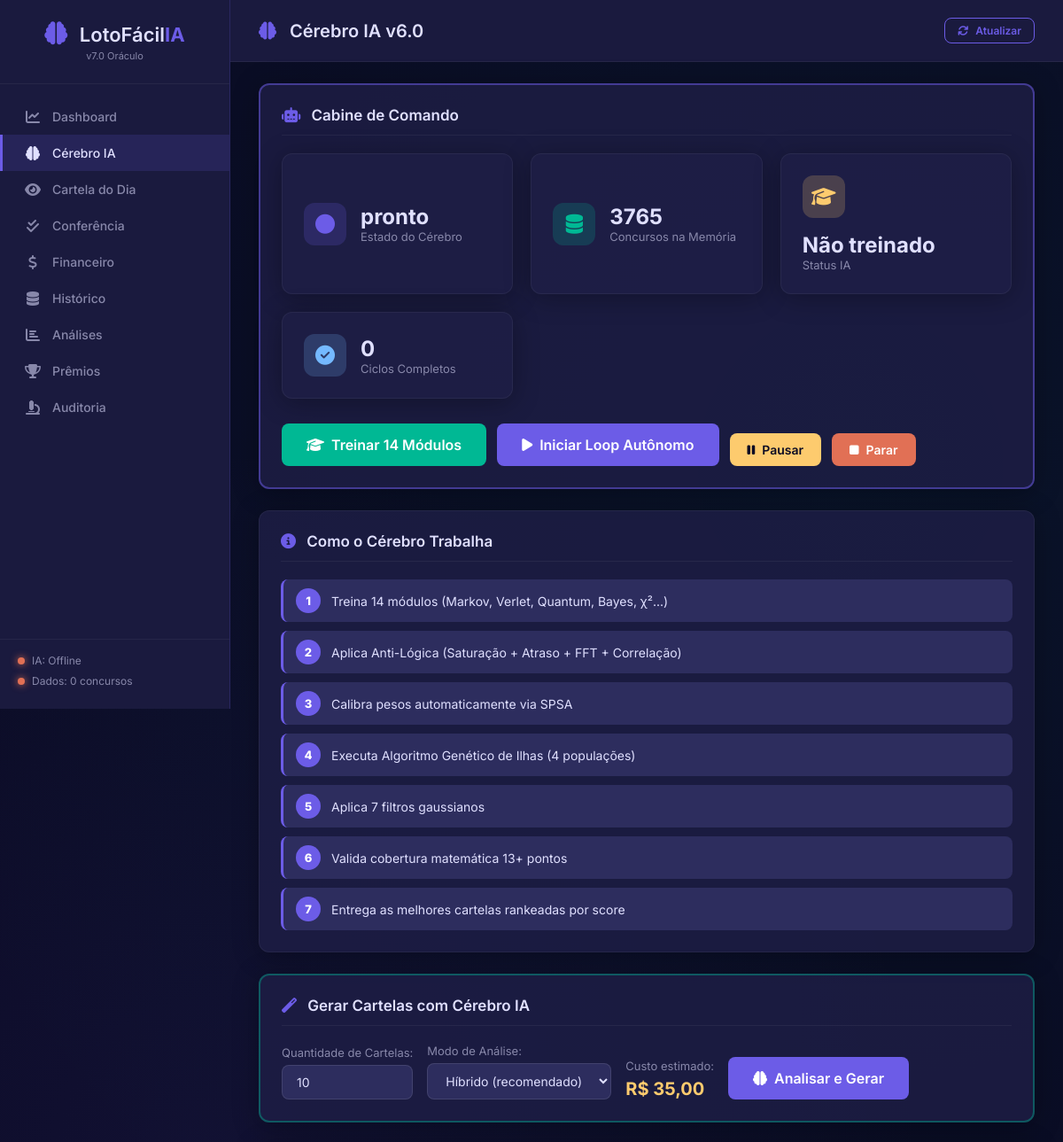
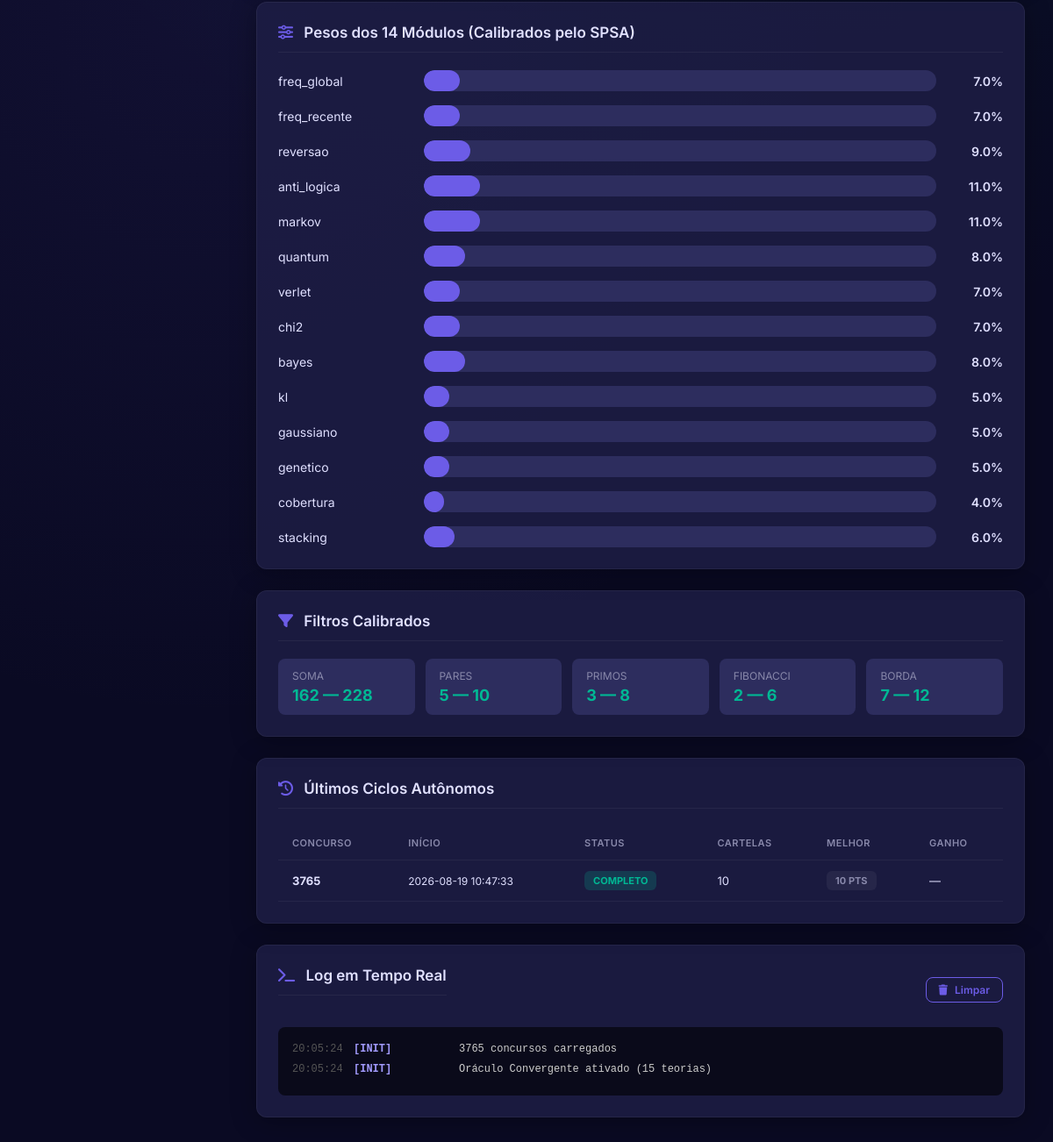
The page /cerebro on the database its author committed (2 pictures, top to bottom).
### tables this page shows
CREATE TABLE desempenho_modulos (
                id          INTEGER PRIMARY KEY AUTOINCREMENT,
                concurso    INTEGER,
                timestamp   TEXT,
                modulo      TEXT,
                correlacao  REAL,
                peso_antes  REAL,
                peso_depois REAL
            );

CREATE TABLE historico_ciclos (
                id               INTEGER PRIMARY KEY AUTOINCREMENT,
                concurso         INTEGER,
                timestamp_inicio TEXT,
                timestamp_fim    TEXT,
                status           TEXT,
                n_cartelas       INTEGER DEFAULT 0,
                melhor_acertos   INTEGER DEFAULT 0,
                media_acertos    REAL DEFAULT 0,
                total_ganho      REAL DEFAULT 0,
                pesos_antes      TEXT,
                pesos_depois     TEXT,
                log_ciclo        TEXT,
                erro_medio       REAL DEFAULT 0
            );

### app.py (the view, shortened to what this page needs)
@app.route("/cerebro", methods=["GET", "POST"])
def cerebro_page():
    cartelas = []
    msg      = ""
    metricas = {}
    status  = cerebro.get_status()
    hist    = cerebro.get_historico_ciclos(10)
    modulos = cerebro.get_desempenho_modulos()
    erros   = cerebro.get_memoria_erros()
    return render_template(
        "cerebro.html",
        status    = status,
        historico = hist,
        modulos   = modulos,
        erros     = erros,
        cartelas  = cartelas,
        msg       = msg,
        metricas  = metricas,
    )

### core/cerebro_ia.py (called while the page is built)
    def get_historico_ciclos(self, limit: int = 20) -> List[Dict]:
        try:
            conn   = self.db.get_conn()
            cursor = conn.cursor()
            cursor.execute("SELECT * FROM historico_ciclos ORDER BY id DESC LIMIT ?", (limit,))
            rows = cursor.fetchall()
            conn.close()
            return [dict(r) for r in rows]
        except Exception: return []

    def get_memoria_erros(self) -> List[Dict]:
        try:
            conn   = self.db.get_conn()
            cursor = conn.cursor()
            cursor.execute("""
                SELECT modulo, AVG(erro) as erro_medio,
                       COUNT(*) as ocorrencias, AVG(impacto) as impacto_medio
                FROM memoria_erros GROUP BY modulo ORDER BY erro_medio DESC
            """)
            rows = cursor.fetchall()
            conn.close()
            return [dict(r) for r in rows]
        except Exception: return []

    def get_desempenho_modulos(self) -> List[Dict]:
        try:
            conn   = self.db.get_conn()
            cursor = conn.cursor()
            cursor.execute("""
                SELECT modulo, AVG(correlacao) as corr_media,
                       AVG(peso_depois) as peso_atual, COUNT(*) as n_ciclos
                FROM desempenho_modulos GROUP BY modulo ORDER BY corr_media DESC
            """)
            rows = cursor.fetchall()
            conn.close()
            return [dict(r) for r in rows]
        except Exception: return []

### database/db_manager.py (called while the page is built)
    def get_conn(self):
        conn = sqlite3.connect(self.db_path)
        conn.row_factory = sqlite3.Row
        return conn

### templates/cerebro.html (shortened to what this page needs)
{% extends "base.html" %}
{% block page_title %}
    <i class="fas fa-brain"></i> Cérebro IA v6.0
{% endblock %}
{% block content %}
<div class="section" style="border:2px solid rgba(108,92,231,0.5);">
    <h2><i class="fas fa-robot"></i> Cabine de Comando</h2>
    <div class="cards-grid">
        <div class="card card-primary">
            <div class="card-icon">
                <i class="fas fa-circle" id="ico-estado"></i>
            </div>
            <div class="card-info">
                <h3 id="txt-estado">{{ status.estado }}</h3>
                <p>Estado do Cérebro</p>
            </div>
        </div>
        <div class="card card-success">
            <div class="card-icon"><i class="fas fa-database"></i></div>
            <div class="card-info">
                <h3>{{ status.total_concursos }}</h3>
                <p>Concursos na Memória</p>
            </div>
        </div>
        <div class="card {% if status.treinado %}card-success
                          {% else %}card-warning{% endif %}">
            <div class="card-icon"><i class="fas fa-graduation-cap"></i></div>
            <div class="card-info">
                <h3>
                    {% if status.treinado %}Treinado
                    {% else %}Não treinado{% endif %}
                </h3>
                <p>Status IA</p>
            </div>
        </div>
        <div class="card card-info">
            <div class="card-icon"><i class="fas fa-check-circle"></i></div>
            <div class="card-info">
                <h3>{{ status.ciclo.ciclos_ok }}</h3>
                <p>Ciclos Completos</p>
            </div>
        </div>
    </div>
    <div class="ciclo-controles" style="margin-top:20px;">
        <button id="btn-treinar" class="btn btn-success btn-lg">
            <i class="fas fa-graduation-cap"></i> Treinar 14 Módulos
        </button>
        <button id="btn-iniciar-loop" class="btn btn-primary btn-lg">
            <i class="fas fa-play"></i> Iniciar Loop Autônomo
        </button>
        <button id="btn-pausar" class="btn btn-warning">
            <i class="fas fa-pause"></i> Pausar
        </button>
        <button id="btn-parar" class="btn btn-danger">
            <i class="fas fa-stop"></i> Parar
        </button>
    </div>
</div>
<div class="section">
    <h2><i class="fas fa-info-circle"></i> Como o Cérebro Trabalha</h2>
    <div class="pipeline-info">
        <div class="pipeline-step">
            <span class="ps-num">1</span>
            <span class="ps-txt">
                Treina 14 módulos (Markov, Verlet, Quantum, Bayes, χ²...)
            </span>
        </div>
        <div class="pipeline-step">
            <span class="ps-num">2</span>
            <span class="ps-txt">
                Aplica Anti-Lógica (Saturação + Atraso + FFT + Correlação)
            </span>
        </div>
        <div class="pipeline-step">
            <span class="ps-num">3</span>
            <span class="ps-txt">Calibra pesos automaticamente via SPSA</span>
        </div>
        <div class="pipeline-step">
            <span class="ps-num">4</span>
            <span class="ps-txt">
                Executa Algoritmo Genético de Ilhas (4 populações)
            </span>
        </div>
        <div class="pipeline-step">
            <span class="ps-num">5</span>
            <span class="ps-txt">Aplica 7 filtros gaussianos</span>
        </div>
        <div class="pipeline-step">
            <span class="ps-num">6</span>
            <span class="ps-txt">Valida cobertura matemática 13+ pontos</span>
        </div>
        <div class="pipeline-step">
            <span class="ps-num">7</span>
            <span class="ps-txt">
                Entrega as melhores cartelas rankeadas por score
            </span>
        </div>
    </div>
</div>
<div class="section" style="border:2px solid rgba(0,184,148,0.4);">
    <h2><i class="fas fa-magic"></i> Gerar Cartelas com Cérebro IA</h2>
    <form method="POST" class="form-gerar">
        <div class="form-group">
            <label for="n_cartelas">Quantidade de Cartelas:</label>
            <input type="number" name="n_cartelas" id="n_cartelas"
                   value="10" min="1" max="50" class="form-control">
        </div>
        <div class="form-group">
            <label for="modo">Modo de Análise:</label>
            <select name="modo" id="modo" class="form-control"
                    style="max-width:220px;">
                <option value="hibrido">Híbrido (recomendado)</option>
            </select>
        </div>
        <div class="form-group">
            <label>Custo estimado:</label>
            <span id="custo-estimado" class="valor-destaque">R$ 35,00</span>
        </div>
        <button type="submit" class="btn btn-primary btn-lg">
            <i class="fas fa-brain"></i> Analisar e Gerar
        </button>
    </form>
</div>
<div class="section">
    <h2><i class="fas fa-sliders-h"></i>
        Pesos dos 14 Módulos (Calibrados pelo SPSA)
    </h2>
    <div class="pesos-grid">
        {% for nome, peso in status.pesos_modulos.items() %}
        <div class="peso-item">
            <label>{{ nome }}</label>
            <div class="peso-bar">
                <div class="peso-fill"
                     data-width="{{ (peso * 100)|round|int }}">
                </div>
            </div>
            <span>{{ "%.1f"|format(peso * 100) }}%</span>
        </div>
        {% endfor %}
    </div>
</div>
<div class="section">
    <h2><i class="fas fa-filter"></i> Filtros Calibrados</h2>
    <div class="filtros-grid">
        {% for nome, vals in status.filtros.items() %}
        <div class="filtro-item">
            <span class="filtro-nome">{{ nome }}</span>
            <span class="filtro-val">
                {{ vals[0] }} — {{ vals[1] }}
            </span>
        </div>
        {% endfor %}
    </div>
</div>
{% if historico %}
<div class="section">
    <h2><i class="fas fa-history"></i> Últimos Ciclos Autônomos</h2>
    <div class="table-container">
        <table class="table">
            <thead>
                <tr>
                    <th>Concurso</th>
                    <th>Início</th>
                    <th>Status</th>
                    <th>Cartelas</th>
                    <th>Melhor</th>
                    <th>Ganho</th>
                </tr>
            </thead>
            <tbody>
                {% for h in historico %}
                <tr>
                    <td><strong>{{ h.concurso }}</strong></td>
                    <td style="font-size:12px;">
                        {{ h.timestamp_inicio }}
                    </td>
                    <td>
                        <span class="badge
                            {% if h.status == 'completo' %}badge-success
                            {% elif h.status == 'em_andamento' %}badge-warning
                            {% else %}badge-danger{% endif %}">
                            {{ h.status }}
                        </span>
                    </td>
                    <td>{{ h.n_cartelas }}</td>
                    <td>
                        <span class="badge
                            {% if h.melhor_acertos >= 13 %}badge-success
                            {% elif h.melhor_acertos >= 11 %}badge-warning
                            {% else %}badge-sem_premio{% endif %}">
                            {{ h.melhor_acertos }} pts
                        </span>
                    </td>
                    <td>
                        {% if h.total_ganho > 0 %}
                        <span class="valor positivo">
                            R$ {{ "%.2f"|format(h.total_ganho) }}
                        </span>
                        {% else %}—{% endif %}
                    </td>
                </tr>
                {% endfor %}
            </tbody>
        </table>
    </div>
</div>
{% endif %}
<div class="section">
    <div class="section-header">
        <h2><i class="fas fa-terminal"></i> Log em Tempo Real</h2>
        <button id="btn-limpar-log" class="btn btn-sm btn-outline">
            <i class="fas fa-trash"></i> Limpar
        </button>
    </div>
    <div id="log-cerebro" class="log-terminal">
        {% for l in status.log_recente %}
        <div class="log-linha">
            <span class="log-ts">{{ l.ts }}</span>
            <span class="log-tipo tipo-{{ l.tipo }}">
                [{{ l.tipo }}]
            </span>
            <span class="log-msg">{{ l.msg }}</span>
        </div>
        {% endfor %}
    </div>
</div>
{% endblock %}

### rows shown on the page
desempenho_modulos: modulo "freq_global", {{ (peso * 100)|round|int }} 7 (drawn), peso "7.0"
desempenho_modulos: modulo "freq_recente", {{ (peso * 100)|round|int }} 7 (drawn), peso "7.0"
desempenho_modulos: modulo "reversao", {{ (peso * 100)|round|int }} 9 (drawn), peso "9.0"
desempenho_modulos: modulo "anti_logica", {{ (peso * 100)|round|int }} 11 (drawn), peso "11.0"
desempenho_modulos: modulo "quantum", {{ (peso * 100)|round|int }} 8 (drawn), peso "8.0"
desempenho_modulos: modulo "chi2", {{ (peso * 100)|round|int }} 7 (drawn), peso "7.0"
desempenho_modulos: modulo "bayes", {{ (peso * 100)|round|int }} 8 (drawn), peso "8.0"
desempenho_modulos: modulo "genetico", {{ (peso * 100)|round|int }} 5 (drawn), peso "5.0"
desempenho_modulos: modulo "cobertura", {{ (peso * 100)|round|int }} 4 (drawn), peso "4.0"
desempenho_modulos: modulo "stacking", {{ (peso * 100)|round|int }} 6 (drawn), peso "6.0"
historico_ciclos: concurso "3765", timestamp_inicio "2026-08-19 10:47:33", status "COMPLETO", n_cartelas "10", melhor_acertos "10"

### other values the page prints
{{ status.estado }} "pronto"
{{ status.total_concursos }} "3765"
{{ status.ciclo.ciclos_ok }} "0"
{{ nome }} "markov" "verlet" "kl" "gaussiano"
{{ "%.1f"|format(peso * 100) }} "11.0" "7.0" "5.0" "5.0"
{{ nome }} "SOMA" "PARES" "PRIMOS" "FIBONACCI" "BORDA"
{{ vals[0] }} "162" "5" "3" "2" "7"
{{ vals[1] }} "228" "10" "8" "6" "12"
{{ l.ts }} "20:05:24" "20:05:24"
{{ l.tipo }} "INIT" "INIT"
{{ l.msg }} "3765 concursos carregados" "Oráculo Convergente ativado (15 teorias)"
